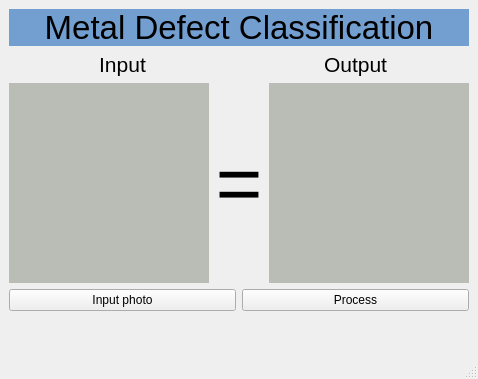
<?xml version="1.0" encoding="UTF-8"?>
<ui version="4.0">
 <class>MainWindow</class>
 <widget class="QMainWindow" name="MainWindow">
  <property name="geometry">
   <rect>
    <x>0</x>
    <y>0</y>
    <width>478</width>
    <height>379</height>
   </rect>
  </property>
  <property name="windowTitle">
   <string>Defect Classification</string>
  </property>
  <widget class="QWidget" name="centralwidget">
   <layout class="QVBoxLayout" name="verticalLayout_2">
    <item>
     <widget class="QLabel" name="label">
      <property name="sizePolicy">
       <sizepolicy hsizetype="Preferred" vsizetype="Fixed">
        <horstretch>0</horstretch>
        <verstretch>25</verstretch>
       </sizepolicy>
      </property>
      <property name="font">
       <font>
        <pointsize>25</pointsize>
       </font>
      </property>
      <property name="styleSheet">
       <string notr="true">background-color: rgb(114, 159, 207);</string>
      </property>
      <property name="text">
       <string>Metal Defect Classification</string>
      </property>
      <property name="alignment">
       <set>Qt::AlignCenter</set>
      </property>
     </widget>
    </item>
    <item>
     <layout class="QHBoxLayout" name="horizontalLayout">
      <item>
       <widget class="QLabel" name="label_2">
        <property name="sizePolicy">
         <sizepolicy hsizetype="Preferred" vsizetype="Fixed">
          <horstretch>0</horstretch>
          <verstretch>0</verstretch>
         </sizepolicy>
        </property>
        <property name="font">
         <font>
          <pointsize>16</pointsize>
         </font>
        </property>
        <property name="text">
         <string>Input</string>
        </property>
        <property name="alignment">
         <set>Qt::AlignCenter</set>
        </property>
       </widget>
      </item>
      <item>
       <widget class="QLabel" name="label_3">
        <property name="sizePolicy">
         <sizepolicy hsizetype="Preferred" vsizetype="Fixed">
          <horstretch>0</horstretch>
          <verstretch>0</verstretch>
         </sizepolicy>
        </property>
        <property name="font">
         <font>
          <pointsize>16</pointsize>
         </font>
        </property>
        <property name="text">
         <string>Output</string>
        </property>
        <property name="alignment">
         <set>Qt::AlignCenter</set>
        </property>
       </widget>
      </item>
     </layout>
    </item>
    <item>
     <layout class="QHBoxLayout" name="horizontalLayout_2">
      <item>
       <widget class="QLabel" name="input">
        <property name="sizePolicy">
         <sizepolicy hsizetype="Fixed" vsizetype="Fixed">
          <horstretch>50</horstretch>
          <verstretch>25</verstretch>
         </sizepolicy>
        </property>
        <property name="minimumSize">
         <size>
          <width>200</width>
          <height>200</height>
         </size>
        </property>
        <property name="styleSheet">
         <string notr="true">background-color: rgb(186, 189, 182);</string>
        </property>
        <property name="text">
         <string/>
        </property>
       </widget>
      </item>
      <item>
       <widget class="QLabel" name="label_5">
        <property name="font">
         <font>
          <pointsize>60</pointsize>
         </font>
        </property>
        <property name="text">
         <string>=</string>
        </property>
        <property name="alignment">
         <set>Qt::AlignCenter</set>
        </property>
       </widget>
      </item>
      <item>
       <widget class="QLabel" name="output">
        <property name="sizePolicy">
         <sizepolicy hsizetype="Fixed" vsizetype="Fixed">
          <horstretch>25</horstretch>
          <verstretch>25</verstretch>
         </sizepolicy>
        </property>
        <property name="minimumSize">
         <size>
          <width>200</width>
          <height>200</height>
         </size>
        </property>
        <property name="font">
         <font>
          <pointsize>19</pointsize>
         </font>
        </property>
        <property name="styleSheet">
         <string notr="true">background-color: rgb(186, 189, 182);</string>
        </property>
        <property name="text">
         <string/>
        </property>
        <property name="alignment">
         <set>Qt::AlignCenter</set>
        </property>
       </widget>
      </item>
     </layout>
    </item>
    <item>
     <layout class="QHBoxLayout" name="horizontalLayout_3">
      <item>
       <widget class="QPushButton" name="btn_input">
        <property name="text">
         <string>Input photo</string>
        </property>
       </widget>
      </item>
      <item>
       <widget class="QPushButton" name="btn_output">
        <property name="text">
         <string>Process</string>
        </property>
       </widget>
      </item>
     </layout>
    </item>
    <item>
     <spacer name="verticalSpacer">
      <property name="orientation">
       <enum>Qt::Vertical</enum>
      </property>
      <property name="sizeHint" stdset="0">
       <size>
        <width>20</width>
        <height>40</height>
       </size>
      </property>
     </spacer>
    </item>
   </layout>
  </widget>
  <widget class="QMenuBar" name="menubar">
   <property name="geometry">
    <rect>
     <x>0</x>
     <y>0</y>
     <width>478</width>
     <height>22</height>
    </rect>
   </property>
  </widget>
  <widget class="QStatusBar" name="statusbar"/>
 </widget>
 <resources/>
 <connections/>
</ui>
